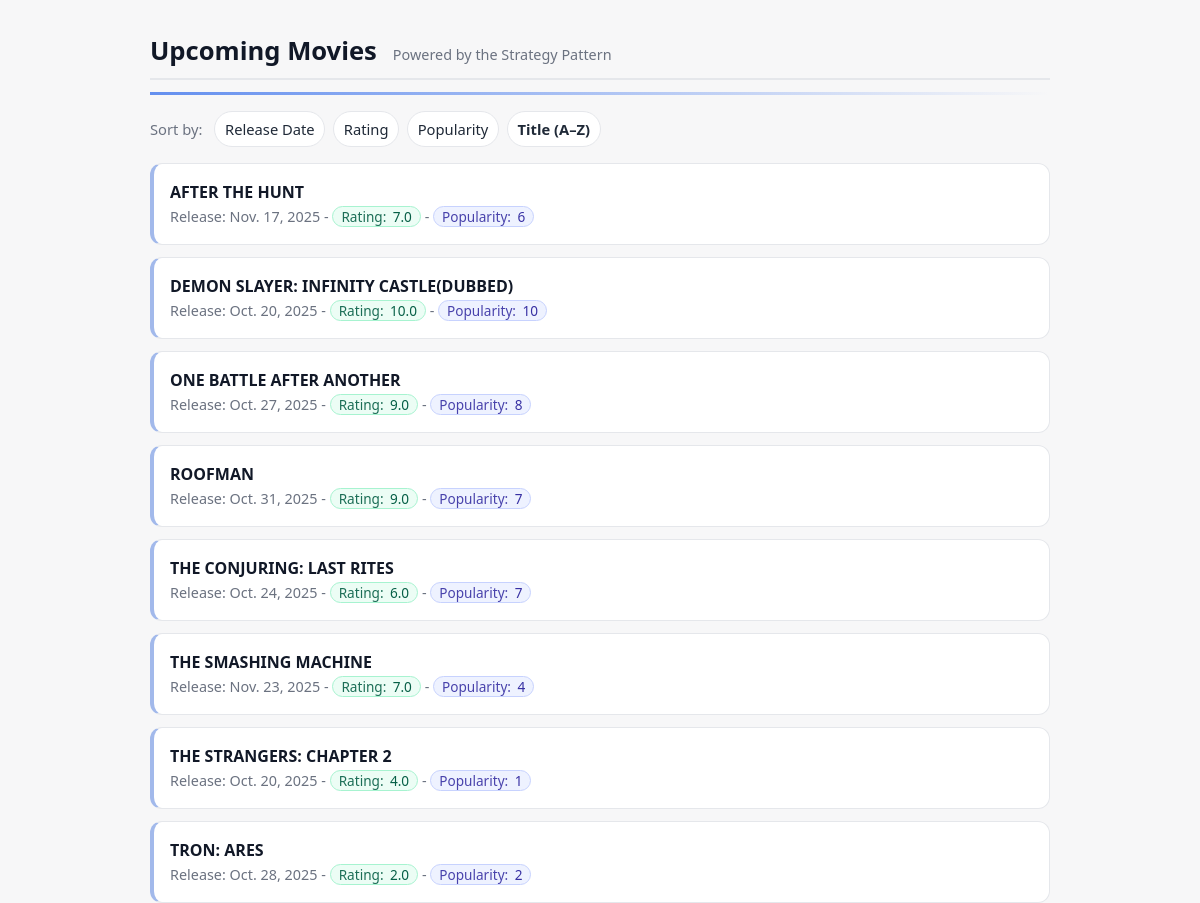
Page /?sort=title on the committed database.
### cinema/models.py (models this page shows, shortened)
class Movie(models.Model):
    title = models.CharField(max_length=200)
    release_date = models.DateField()
    rating = models.FloatField(default=0.0)
    popularity = models.IntegerField(default=0)

### cinema/views.py (the view)
# urls.py: path("", upcoming_movies, name="upcoming_movies"),
def upcoming_movies(request):
    sort_key = request.GET.get("sort", "date")
    strategy = get_strategy(sort_key)
    today = timezone.localdate()
    qs = Movie.objects.filter(release_date__gte=today)
    ordered = strategy.sort(qs)        # call strategy directly
    return render(request, "cinema/upcoming_list.html", {
        "movies": ordered,
        "active_sort": sort_key,
    })

### cinema/strategies.py (called while the page is built)
def get_strategy(key: str) -> MovieSortStrategy:
    return STRATEGY_REGISTRY.get(key or "date", STRATEGY_REGISTRY["date"])

    def sort(self, qs):
        return qs.order_by("title")

### cinema/templates/cinema/upcoming_list.html (shortened to what this page needs)
<!DOCTYPE html>
<html>
<head>
</head>
<body>
    <header>
        <h1> Upcoming Movies</h1>
        <span class="tags">Powered by the Strategy Pattern</span>
    </header>
    <hr class="accent-rule"/>
    <div class="sort">
        <a class="sort-link {% if active_sort == 'date' %}active{% endif %}" href="?sort=date">Release Date</a>
        <a class="sort-link {% if active_sort == 'rating' %}active{% endif %}" href="?sort=rating">Rating</a>
        <a class="sort-link {% if active_sort == 'popularity' %}active{% endif %}" href="?sort=popularity">Popularity</a>
        <a class="sort-link {% if active_sort == 'title' %}active{% endif %}" href="?sort=title">Title (A–Z)</a>
    </div>
    {% for m in movies %}
    <div class="movie">
        <strong>{{ m.title }}</strong><br/>
        <span class="tags">
            Release: {{ m.release_date }} -
            <span class="badge badge-rating"><span class="badge-label">Rating:</span> {{ m.rating }}</span> -
            <span class="badge badge-pop"><span class="badge-label">Popularity:</span> {{ m.popularity }}</span>
        </span>
    </div>
    {% empty %}
    <p>No upcoming movies yet.</p>
    {% endfor %}
</body>
</html>

### cinema/templates/cinema/upcoming_list.html (style rules this page uses)
:root { --bg: #f7f7f8; --text: #111827; --muted: #6b7280; --card: #ffffff; --border: #e5e7eb; --link: #1f2937; --accent: #2563eb; --rating-bg: #ecfdf5; --rating-fg: #065f46; --rating-br: #a7f3d0; --pop-bg: #eef2ff; --pop-fg: #3730a3; --pop-br: #c7d2fe; }
html, body { height: 100%; }
body { font-family: system-ui, Arial, sans-serif; color: var(--text); background: var(--bg); margin: 2rem auto; max-width: 900px; line-height: 1.5; }
header { display:flex; align-items:baseline; gap:1rem; padding-bottom: .5rem; border-bottom: 2px solid var(--border); }
h1 { margin: 0; font-size: 1.6rem; font-weight: 700; }
.tags { font-size: .9rem; color: var(--muted); }
.sort { margin: 1rem 0; display: flex; align-items: center; gap: .5rem; flex-wrap: wrap; }
.sort::before { content: "Sort by:"; color: var(--muted); margin-right: .25rem; font-size: .92rem; }
a.sort-link { text-decoration: none; color: var(--link); border: 1px solid var(--border); background: var(--card); padding: .35rem .6rem; border-radius: 999px; font-size: .92rem; transition: background .15s ease, color .15s ease, border-color .15s ease, transform .05s ease; }
.active { font-weight: 600; text-decoration: none; border-color: color-mix(in srgb, var(--accent) 40%, var(--border)); color: var(--accent); background: color-mix(in srgb, var(--accent) 8%, var(--card)); }
.movie { padding: 1rem; border: 1px solid var(--border); border-radius: 12px; background: var(--card); margin-bottom: .75rem; border-left: 4px solid color-mix(in srgb, var(--accent) 35%, var(--border)); }
.badge { display: inline-flex; align-items: center; gap: .4rem; padding: .18rem .5rem; border-radius: 999px; font-size: .85rem; line-height: 1; border: 1px solid transparent; white-space: nowrap; }
.badge-label { opacity: .9; }
.badge-rating { background: var(--rating-bg); color: var(--rating-fg); border-color: var(--rating-br); }
.badge-pop { background: var(--pop-bg); color: var(--pop-fg); border-color: var(--pop-br); }
.accent-rule { height: 3px; background: linear-gradient(90deg, color-mix(in srgb, var(--accent) 70%, transparent), transparent); border: 0; margin: .75rem 0 0; }

### rows in the picture
Movie: title "AFTER THE HUNT", release_date "Nov. 17, 2025", rating "7.0", popularity "6"
Movie: title "DEMON SLAYER: INFINITY CASTLE(DUBBED)", release_date "Oct. 20, 2025", rating "10.0", popularity "10"
Movie: title "ONE BATTLE AFTER ANOTHER", release_date "Oct. 27, 2025", rating "9.0", popularity "8"
Movie: title "ROOFMAN", release_date "Oct. 31, 2025", rating "9.0", popularity "7"
Movie: title "THE CONJURING: LAST RITES", release_date "Oct. 24, 2025", rating "6.0", popularity "7"
Movie: title "THE SMASHING MACHINE", release_date "Nov. 23, 2025", rating "7.0", popularity "4"
Movie: title "THE STRANGERS: CHAPTER 2", release_date "Oct. 20, 2025", rating "4.0", popularity "1"
Movie: title "TRON: ARES", release_date "Oct. 28, 2025", rating "2.0", popularity "2"
